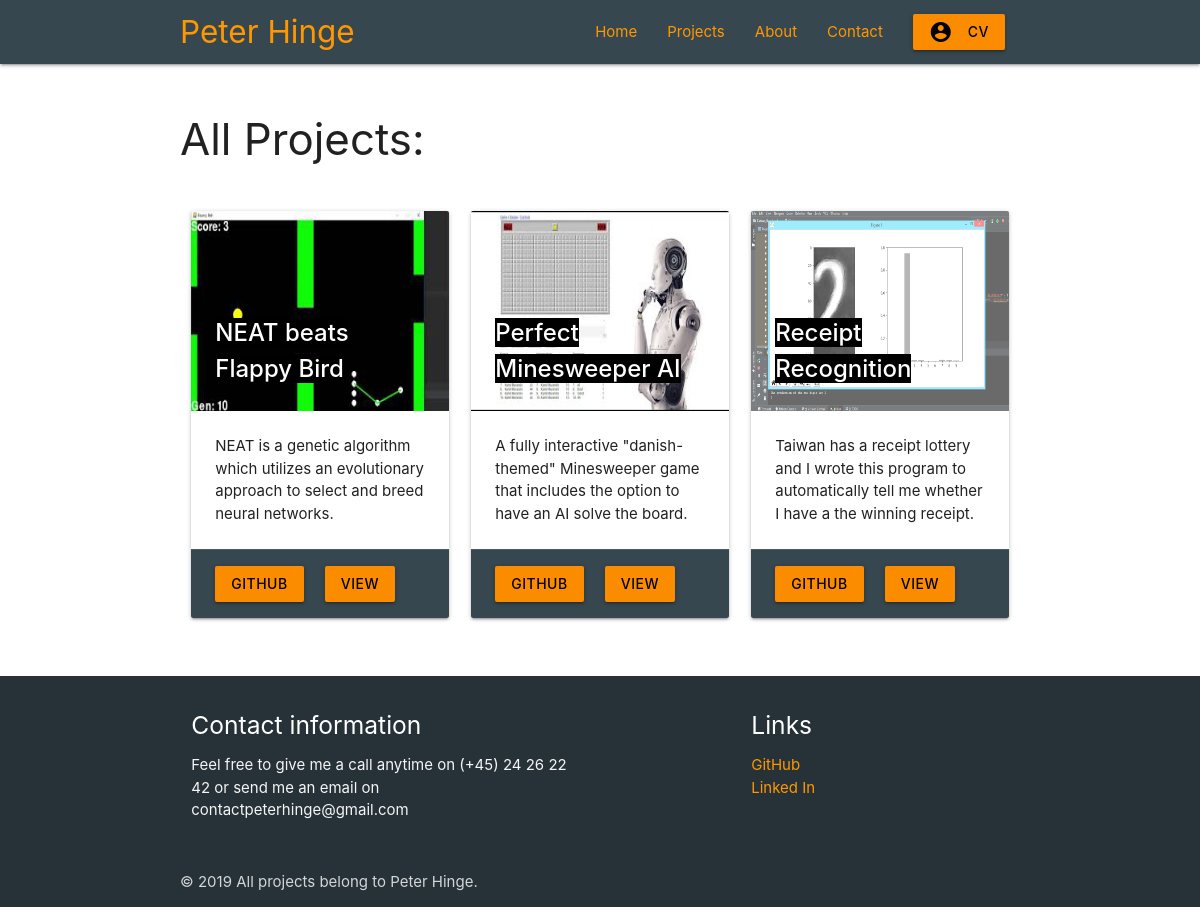
Page /all_projects on the committed database.
### main/models.py (models this page shows, shortened)
class Project(models.Model):
    project_title = models.CharField(max_length=100)
    project_published = models.DateTimeField('date published', default=datetime.now())
    project_description = models.CharField(max_length=300)
    project_content = models.TextField()
    project_slug = models.CharField(max_length=100)
    project_github_url = models.CharField(max_length=100)
    project_thumbnail = models.CharField(max_length=100, default="no_image")

### main/views.py (the view)
# urls.py: path('all_projects', views.all_projects_page, name='all_projects_page'),
def all_projects_page(request):
    return render(request=request,
                  template_name='main/all_projects.html',
                  context={'projects': Project.objects.all()})

### main/templates/main/all_projects.html (shortened to what this page needs)
{% extends 'main/header.html' %}
{% load static %}
{% block content %}
  <h3>All Projects:</h3>
  <br>
  <div class="row">
    {% for project in projects %}
    <div class="col s12 m6 l4">
      <div class="card hoverable">
        <div class="card-image">
          <a href="{{project.project_slug}}">
            <img src="{% static "images/thumbnails/"|add:project.project_thumbnail|add:".png" %}" alt="{{project.project_title}}" height="200">
            <span class="card-title"><span class="black"><strong>{{project.project_title}}</strong></span></span>
          </a>
        </div>
        <div class="card-content">
          <p>{{project.project_description}}</p>
        </div>
        <div class="card-action blue-grey darken-3">
          <a href="{{project.project_github_url}}" target="_blank" class="btn orange darken-1 black-text"><strong>GITHUB</strong></a>
          <a href="{{project.project_slug}}" class="btn orange darken-1 black-text"><strong>VIEW</strong></a>
        </div>
      </div>
    </div>
    {% endfor %}
  </div>
{% endblock %}

### rows in the picture
Project: project_thumbnail (picture), project_title "NEAT beats Flappy Bird", project_description "NEAT is a genetic algorithm which utilizes an evolutionary approach to select and breed neural networks."
Project: project_thumbnail (picture), project_title "Perfect Minesweeper AI", project_description "A fully interactive \"danish-themed\" Minesweeper game that includes the option to have an AI solve the board."
Project: project_thumbnail (picture), project_title "Receipt Recognition", project_description "Taiwan has a receipt lottery and I wrote this program to automatically tell me whether I have a the winning receipt."
